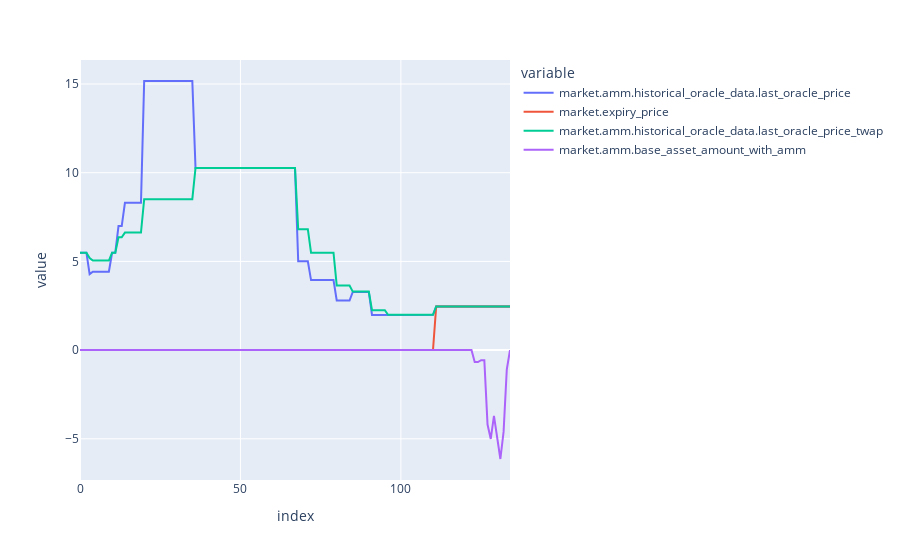

Source (notebook cell):
### Code cell
market2[[
    'market.amm.historical_oracle_data.last_oracle_price',
    'market.expiry_price',
    'market.amm.historical_oracle_data.last_oracle_price_twap',
    'market.amm.base_asset_amount_with_amm',
]].plot()

### Figure 1 — Plotly figure (JSON) as saved in the notebook; plotly's stock layout.template omitted (floating-point values rounded to 4 significant figures; data arrays with more than 128 entries replaced by an {"elided": "..."} marker saying what was removed)
{"data": [{"hovertemplate": "variable=market.amm.historical_oracle_data.last_oracle_price<br>index=%{x}<br>value=%{y}<extra></extra>", "legendgroup": "market.amm.historical_oracle_data.last_oracle_price", "line": {"color": "#636efa", "dash": "solid"}, "marker": {"symbol": "circle"}, "mode": "lines", "name": "market.amm.historical_oracle_data.last_oracle_price", "orientation": "v", "showlegend": true, "type": "scatter", "x": {"elided": "135 int values"}, "xaxis": "x", "y": {"elided": "135 float values"}, "yaxis": "y"}, {"hovertemplate": "variable=market.expiry_price<br>index=%{x}<br>value=%{y}<extra></extra>", "legendgroup": "market.expiry_price", "line": {"color": "#EF553B", "dash": "solid"}, "marker": {"symbol": "circle"}, "mode": "lines", "name": "market.expiry_price", "orientation": "v", "showlegend": true, "type": "scatter", "x": {"elided": "135 int values"}, "xaxis": "x", "y": {"elided": "135 float values"}, "yaxis": "y"}, {"hovertemplate": "variable=market.amm.historical_oracle_data.last_oracle_price_twap<br>index=%{x}<br>value=%{y}<extra></extra>", "legendgroup": "market.amm.historical_oracle_data.last_oracle_price_twap", "line": {"color": "#00cc96", "dash": "solid"}, "marker": {"symbol": "circle"}, "mode": "lines", "name": "market.amm.historical_oracle_data.last_oracle_price_twap", "orientation": "v", "showlegend": true, "type": "scatter", "x": {"elided": "135 int values"}, "xaxis": "x", "y": {"elided": "135 float values"}, "yaxis": "y"}, {"hovertemplate": "variable=market.amm.base_asset_amount_with_amm<br>index=%{x}<br>value=%{y}<extra></extra>", "legendgroup": "market.amm.base_asset_amount_with_amm", "line": {"color": "#ab63fa", "dash": "solid"}, "marker": {"symbol": "circle"}, "mode": "lines", "name": "market.amm.base_asset_amount_with_amm", "orientation": "v", "showlegend": true, "type": "scatter", "x": {"elided": "135 int values"}, "xaxis": "x", "y": {"elided": "135 float values"}, "yaxis": "y"}], "layout": {"legend": {"title": {"text": "variable"}, "tracegroupgap": 0}, "margin": {"t": 60}, "xaxis": {"anchor": "y", "domain": [0, 1], "title": {"text": "index"}}, "yaxis": {"anchor": "x", "domain": [0, 1], "title": {"text": "value"}}}}
